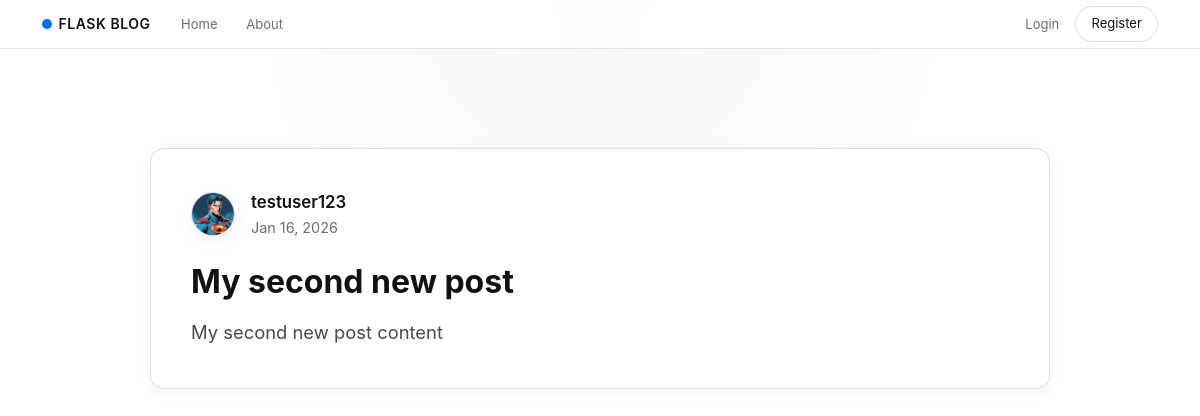
Screenshot of /post/2 with the database file from the repository.
### flaskblog/models.py (models this page shows, shortened)
class User(db.Model, UserMixin):
    id = db.Column(db.Integer, primary_key=True)
    username = db.Column(db.String(20), unique=True, nullable=False)
    email = db.Column(db.String(120), unique=True, nullable=False)
    image_file = db.Column(db.String(20), nullable=False, default='default.jpg')
    password = db.Column(db.String(60), nullable=False)
    posts = db.relationship('Post', backref='author', lazy=True)

class Post(db.Model):
    id = db.Column(db.Integer, primary_key=True)
    title = db.Column(db.String(100), nullable=False)
    date_posted = db.Column(
        db.DateTime(timezone=True),
        nullable=False,
        default=lambda: datetime.now(timezone.utc)
    )
    content = db.Column(db.Text, nullable=False)
    user_id = db.Column(db.Integer, db.ForeignKey('user.id'), nullable=False)

### flaskblog/posts/routes.py (the view)
@posts.route("/post/<post_id>")
def post(post_id):
    post = db.session.get(Post, post_id) or abort(404)
    return render_template('post.html', title=post.title, post=post)

### flaskblog/templates/post.html (shortened to what this page needs)
{% extends "layout.html" %} {% block content %}
<article class="content-section post-card improved-post-card">
  <div class="post-header d-flex justify-content-between align-items-start">
    <div class="d-flex align-items-center">
      <img
        class="story-avatar me-3"
        src="{{ url_for('static', filename='profile_pics/' ~ post.author.image_file) }}"
        alt="{{ post.author.username }}'s avatar"
      />
      <div>
        <div class="post-author">{{ post.author.username }}</div>
        <div class="post-date">
          {{ post.date_posted.strftime('%b %-d, %Y') }}
        </div>
      </div>
    </div>
  </div>
  <h2 class="post-title mt-4">{{ post.title }}</h2>
  <div class="post-content mt-3">{{ post.content }}</div>
</article>
{% endblock %}

### flaskblog/static/main.css (style rules this page uses)
:root { --primary-color: #111111; --primary-muted: #1d1d1f; --accent-color: #0071e3; --accent-soft: #e8f0ff; --text-primary: #111111; --text-secondary: #6e6e73; --text-tertiary: #a1a1a6; --bg-primary: #ffffff; --bg-secondary: #fbfbfd; --bg-elevated: #ffffff; --border-color: #d2d2d7; --radius-soft: 18px; --shadow-soft: 0 18px 40px rgba(0, 0, 0, 0.08); --shadow-subtle: 0 1px 3px rgba(0, 0, 0, 0.08); }
* { margin: 0; padding: 0; box-sizing: border-box; }
body { font-family: -apple-system, BlinkMacSystemFont, "SF Pro Text", system-ui, "Segoe UI", Roboto, "Helvetica Neue", Arial, sans-serif; background: radial-gradient(circle at top, #f5f5f7 0, #ffffff 45%); color: var(--text-primary); line-height: 1.6; -webkit-font-smoothing: antialiased; -moz-osx-font-smoothing: grayscale; }
h1, h2, h3, h4, h5, h6 { color: var(--text-primary); font-weight: 600; line-height: 1.2; margin-bottom: 1rem; }
.content-section { background: var(--bg-elevated); border-radius: var(--radius-soft); padding: 2.5rem; margin: 2rem 0; border: 1px solid rgba(210, 210, 215, 0.7); box-shadow: var(--shadow-subtle); }
.post-card { border-radius: 16px; border: 1px solid rgba(210, 210, 215, 0.7); padding: 1.6rem; background: var(--bg-elevated); box-shadow: var(--shadow-subtle); max-width: 900px; margin: 1.25rem auto; }
.story-avatar { width: 44px; height: 44px; border-radius: 50%; object-fit: cover; border: 1px solid rgba(210, 210, 215, 0.8); box-shadow: 0 6px 18px rgba(15, 23, 42, 0.06); }
.improved-post-card { padding: 2.5rem; border-radius: 14px; background: #ffffff; box-shadow: 0 4px 15px rgba(0, 0, 0, 0.05); }
.post-header { gap: 1rem; }
.post-author { font-weight: 600; font-size: 1.05rem; }
.post-date { color: #6d6d6d; font-size: 0.9rem; }
.post-title { font-size: 2rem; font-weight: 700; margin-bottom: 0.6rem; }
.post-content { font-size: 1.15rem; color: #4a4a4a; line-height: 1.65; }

### rows the page displays
User: image_file (picture), author.username "testuser123"
Post: date_posted "Jan 16, 2026", title "My second new post", content "My second new post content"
